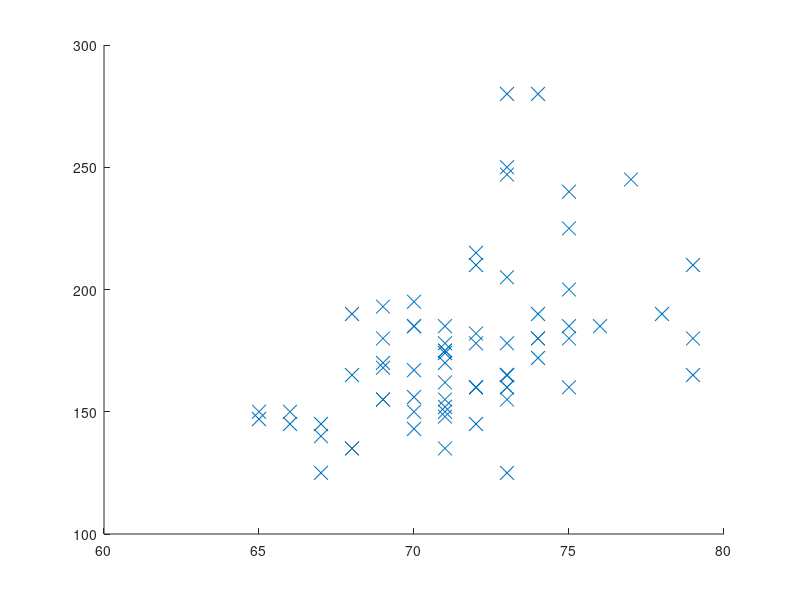

Source code (MATLAB): (Note: this script raises an error after producing the figure.)
%% Linear/ quadratic discriminant analysis for Height Weight data

rawdata = dlmread('heightWeightDataSimple.txt'); % comma delimited file
data.Y = rawdata(:,1); % 1=male, 2=female
data.X = [rawdata(:,2) rawdata(:,3)]; % height, weight
maleNdx = find(data.Y == 1);
femaleNdx = find(data.Y == 2);
classNdx = {maleNdx, femaleNdx};

% Plot class conditional densities 
for tied=[false true]
  figure;
  colors = 'br';
  sym = 'xo';
  styles = {'bx', 'ro'};
  for c=1:2
    X = data.X(classNdx{c},:);
    % fit Gaussian
    mu{c}= mean(X);
    if tied
      Sigma{c} = cov(data.X); % all classes
    else
      Sigma{c} = cov(X); % class-specific
    end
    str = sprintf('%s%s', sym(c), colors(c));
    % Plot data and model
    h=scatter(X(:,1), X(:,2), 100, str); %set(h, 'markersize', 10);
    hold on;
    [x,y] = meshgrid(linspace(50,80,100), linspace(80,280,100));
    [m,n]=size(x);
    X = [reshape(x, n*m, 1) reshape(y, n*m, 1)];
    g{c} = reshape(exp(gaussLogpdf(X, mu{c}(:)', Sigma{c})), [m n]);
    contour(x,y,g{c}, colors(c));
  end
  xlabel('height'); ylabel('weight')
  % Draw decision boundary
  for c=1:2
    [cc,hh]=contour(x,y,g{1}-g{2},[0 0], '-k');
    set(hh,'linewidth',3);
  end
  if tied
    title('tied covariance')
    printPmtkFigure(sprintf('heightWeightLDA'))
  else
    title('class-specific covariance')
    printPmtkFigure(sprintf('heightWeightQDA'))
  end
end
